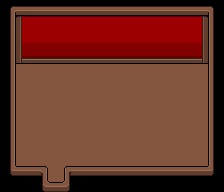

Below is a game level as drawn by its tile map, then a one-line description and the .tmx file that defines it, in full:
An orthogonal 14x12 tile map with 16x16 px tiles, 3 tile layers (Base Layer, Ground Layer, Upper Layer), 2 tilesets and 3 objects (2x WorldObject, Entrance).

<map version="1.9" tiledversion="1.9.0" orientation="orthogonal" renderorder="right-down" width="14" height="12" tilewidth="16" tileheight="16" infinite="0" nextlayerid="10" nextobjectid="38">
 <properties>
  <property name="Building" type="bool" value="true" />
  <property name="BuildingID" type="int" value="8" />
  <property name="MapType" value="Town" />
 </properties>
 <tileset firstgid="1" source="../Tilesets/tsWalls_Floors.tsx" />
 <tileset firstgid="485" source="../Tilesets/tilesetHouses.tsx" />
 <layer id="6" name="Base Layer" width="14" height="12">
  <data encoding="csv">
74,74,74,74,74,74,74,74,74,74,74,74,74,74,
74,253,253,253,253,253,253,253,253,253,253,253,253,74,
74,275,275,275,275,275,275,275,275,275,275,275,275,74,
74,297,297,297,297,297,297,297,297,297,297,297,297,74,
74,353,353,353,353,353,353,353,353,353,353,353,353,74,
74,353,353,353,353,353,353,353,353,353,353,353,353,74,
74,353,353,353,353,353,353,353,353,353,353,353,353,74,
74,353,353,353,353,353,353,353,353,353,353,353,353,74,
74,353,353,353,353,353,353,353,353,353,353,353,353,74,
74,353,353,353,353,353,353,353,353,353,353,353,353,74,
74,353,353,353,353,353,353,353,353,353,353,353,353,74,
74,74,74,353,74,74,74,74,74,74,74,74,74,74
</data>
 </layer>
 <layer id="7" name="Ground Layer" width="14" height="12">
  <data encoding="csv">
249,225,225,225,225,225,225,225,225,225,225,225,225,250,
223,246,247,247,247,247,247,247,247,247,247,247,248,222,
223,268,0,0,0,0,0,0,0,0,0,0,270,222,
223,290,291,291,291,291,291,291,291,291,291,291,292,222,
223,0,0,0,0,0,0,0,0,0,0,0,0,222,
223,0,0,0,0,0,0,0,0,0,0,0,0,222,
223,0,0,0,0,0,0,0,0,0,0,0,0,222,
223,0,0,0,0,0,0,0,0,0,0,0,0,222,
223,0,0,0,0,0,0,0,0,0,0,0,0,222,
223,0,0,0,0,0,0,0,0,0,0,0,0,222,
293,0,0,0,0,0,0,0,0,0,0,0,0,294,
0,0,227,0,229,0,0,0,0,0,0,0,0,0
</data>
 </layer>
 <layer id="8" name="Upper Layer" width="14" height="12">
  <data encoding="csv">
0,0,0,0,0,0,0,0,0,0,0,0,0,0,
0,0,0,0,0,0,0,0,0,0,0,0,0,0,
0,0,0,0,0,0,0,0,0,0,0,0,0,0,
0,0,0,0,0,0,0,0,0,0,0,0,0,0,
0,0,0,0,0,0,0,0,0,0,0,0,0,0,
0,0,0,0,0,0,0,0,0,0,0,0,0,0,
0,0,0,0,0,0,0,0,0,0,0,0,0,0,
0,0,0,0,0,0,0,0,0,0,0,0,0,0,
0,0,0,0,0,0,0,0,0,0,0,0,0,0,
0,0,0,0,0,0,0,0,0,0,0,0,0,0,
0,230,201,0,200,230,230,230,230,230,230,230,230,0,
0,0,0,228,0,0,0,0,0,0,0,0,0,0
</data>
 </layer>
 <objectgroup id="4" name="Travel Layer">
  <object id="1" name="Entrance" x="48" y="188" width="16" height="4">
   <properties>
    <property name="EntranceDir" value="Up" />
    <property name="Map" value="mapTown" />
   </properties>
  </object>
 </objectgroup>
 <objectgroup id="9" name="MapObject">
  <object id="36" name="WorldObject" x="33.481" y="83.942" width="12.8117" height="10.48">
   <properties>
    <property name="ObjectID" type="int" value="90" />
    <property name="UpgradeLevel" type="int" value="2" />
   </properties>
  </object>
  <object id="37" name="WorldObject" x="98.094" y="83.26" width="12.8117" height="10.48">
   <properties>
    <property name="ObjectID" type="int" value="88" />
   </properties>
  </object>
 </objectgroup>
 <objectgroup id="5" name="Character Layer" />
</map>
